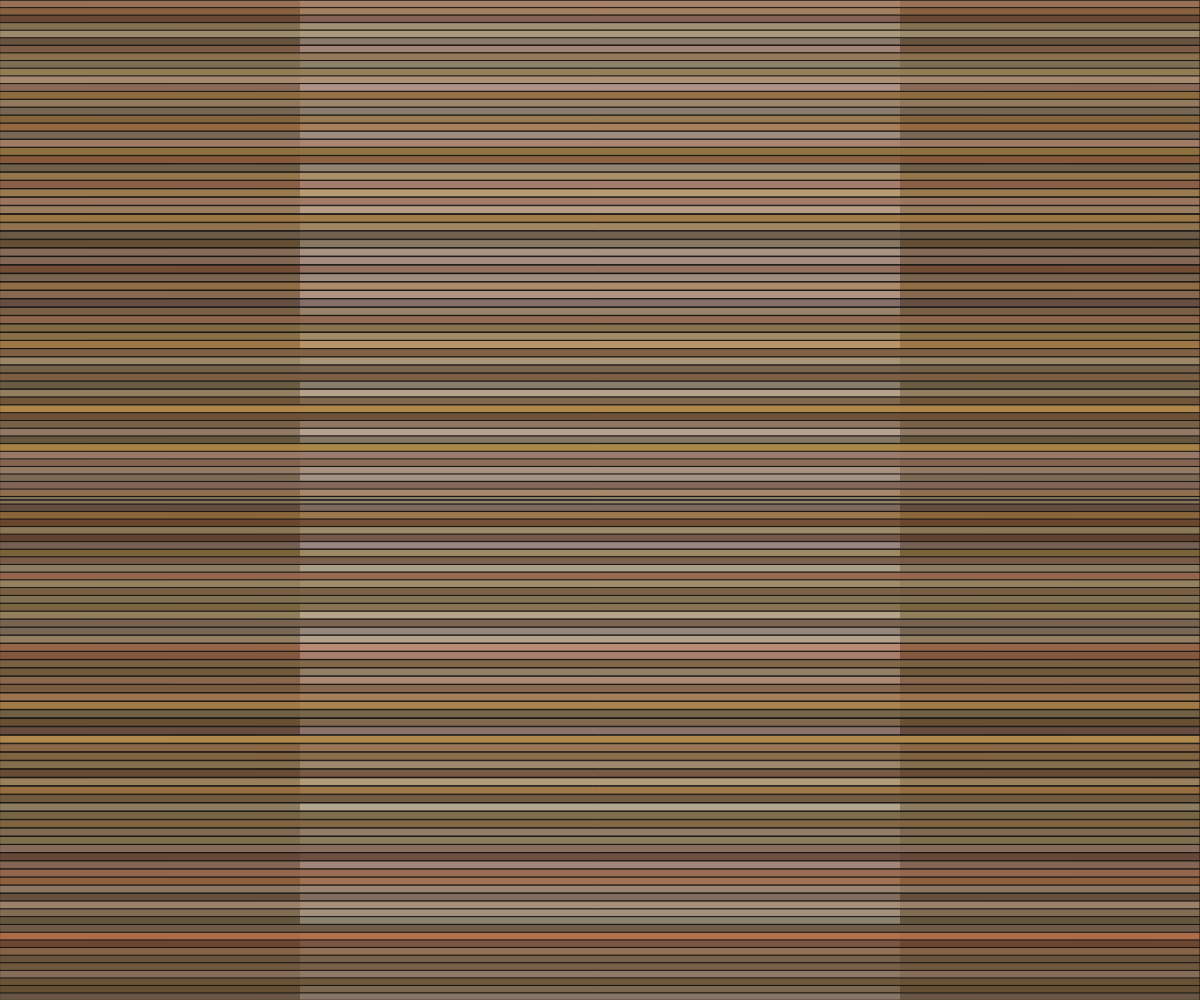
Frame 1 (no input)
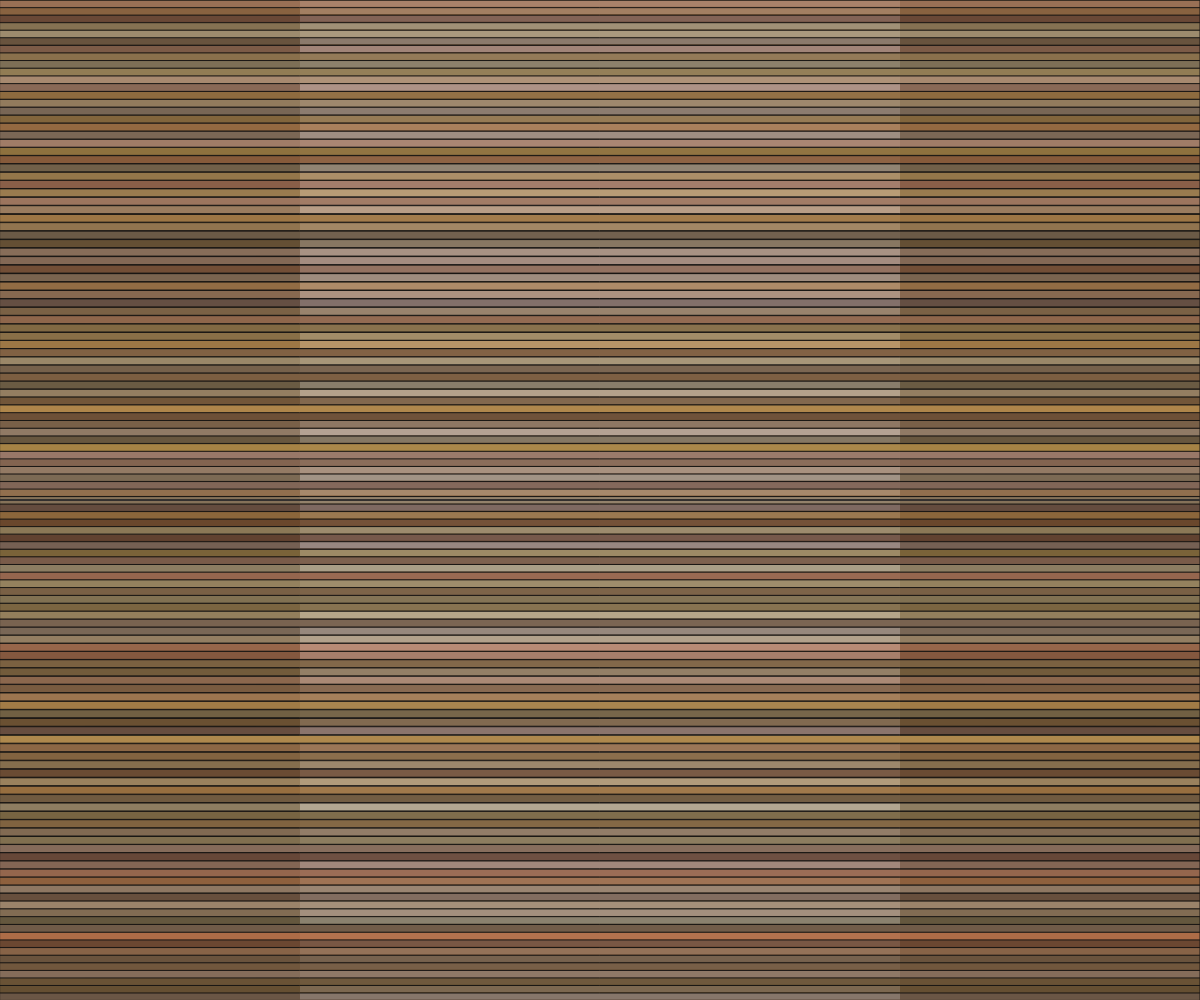
Frame 60 (no input)
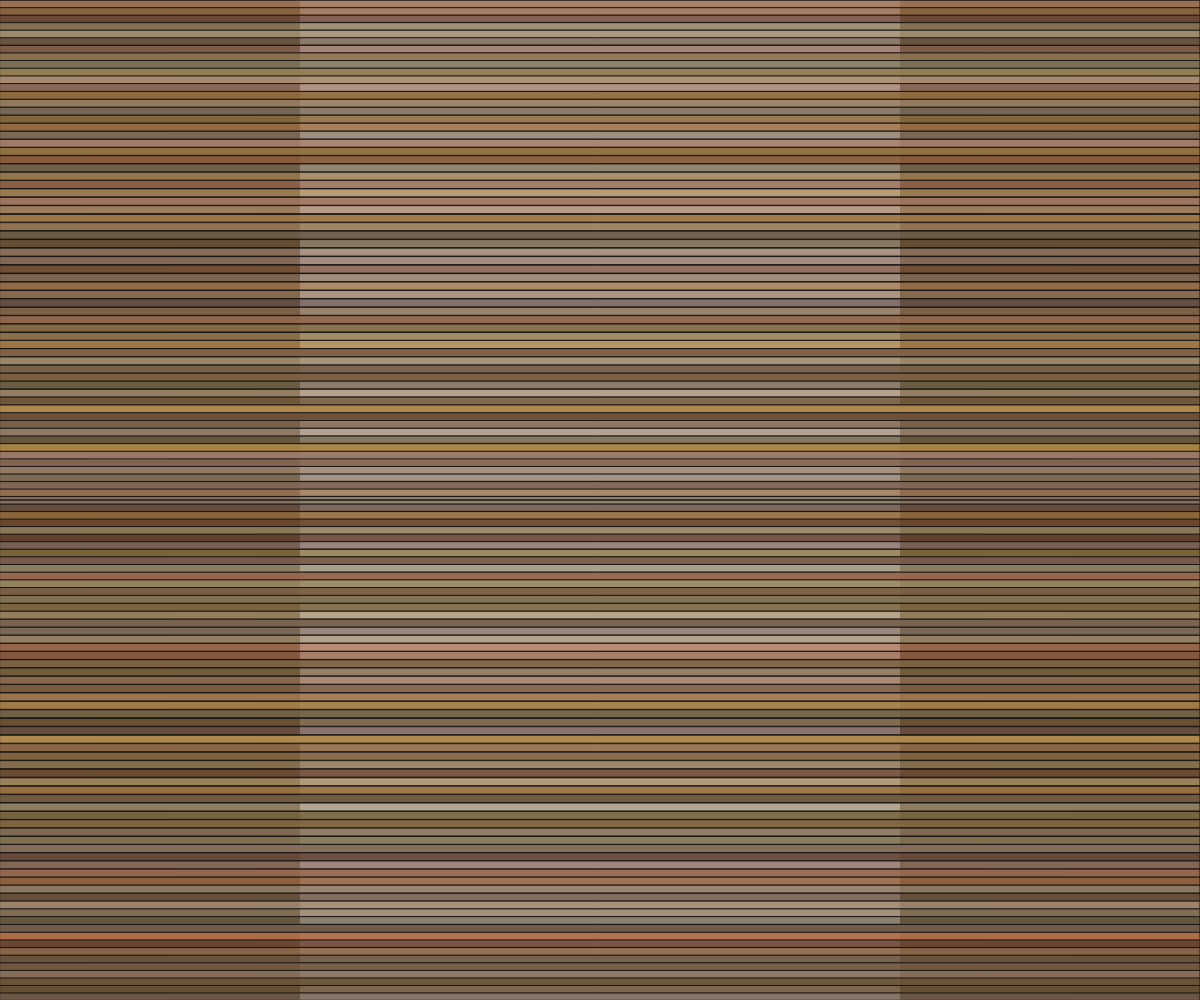
Frame 120 (the mouse pressed at the canvas centre since frame 60)

The p5.js sketch that drew these frames (run headless with seeded random() and noise() and a simulated clock; from frame 60 on, the mouse is pressed at the canvas centre):

// p5.js sketch
// ── sketch.js
let layers = [];
let sedimentTime = 0;
let maxLayers = 200;
let layerHeight = 0;

function setup() {
  createCanvas(windowWidth, windowHeight);
  colorMode(HSB, 360, 100, 100, 1);
  
  // Initialize layers with earthen tones
  for (let i = 0; i < maxLayers; i++) {
    layers.push({
      y: height - i * 8,
      height: 8,
      hue: random(20, 40),     // Earthy browns and tans
      saturation: random(30, 60),
      brightness: random(40, 70),
      alpha: random(0.7, 1.0),
      speed: random(0.001, 0.005)
    });
  }
  
  layerHeight = height / maxLayers;
}

function draw() {
  background(220, 10, 90); // Sky blue background
  
  sedimentTime += 0.01;
  
  // Draw canyon walls
  noStroke();
  fill(30, 20, 30);
  rect(0, 0, width/4, height);
  rect(3*width/4, 0, width/4, height);
  
  // Draw sediment layers
  for (let i = 0; i < layers.length; i++) {
    let layer = layers[i];
    
    // Layer movement based on time and position
    let offset = sin(sedimentTime * layer.speed + i * 0.1) * 5;
    
    fill(layer.hue, layer.saturation, layer.brightness, layer.alpha);
    rect(0, layer.y + offset, width, layer.height);
    
    // Layer erosion effect
    if (i % 7 === 0) {
      stroke(30, 20, 10);
      strokeWeight(1);
      line(0, layer.y + offset, width, layer.y + offset);
    }
  }
  
  // Draw a subtle horizon line
  stroke(30, 10, 20);
  strokeWeight(2);
  line(0, height/2, width, height/2);
}

function windowResized() {
  resizeCanvas(windowWidth, windowHeight);
}
